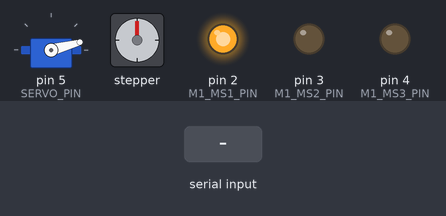
Recording of a sketch running on a simulated Arduino Uno, built with avr-gcc and run on an emulated ATmega328P. On the bench: servo, stepper motor, output pins drawn as LEDs (lit = HIGH). The test bench sets the inputs (shaded band). Stepper angles assume 200 steps per turn.

Above: at 1.2 s.
1.3 s: "30:150\n" received over Serial
At 1.46 s:
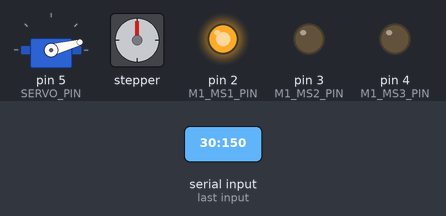
At 3.0 s:
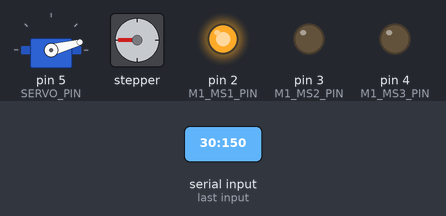
4.3 s: "V:45\n" received over Serial
At 5.7 s:
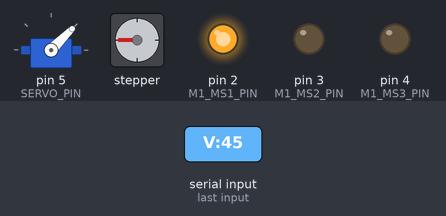
Timing chart, 0 to 7.3 s (numbered marks = the images above; inputs shaded):
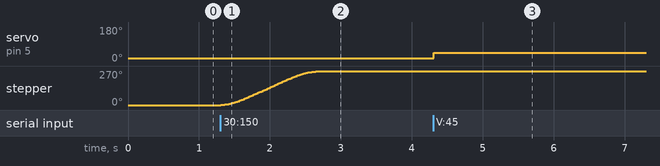

The sketch:

Sterowanie.ino
```cpp
#include <AccelStepper.h>
#include <Servo.h>

// Ustawienie pinów STEP/ DIR
#define DIR1_PIN 9
#define STEP1_PIN 8

#define DIR2_PIN 11
#define STEP2_PIN 10

#define DIR3_PIN 13
#define STEP3_PIN 12

// Ustawienie mikrokroku dla osi 1
#define M1_MS1_PIN 2
#define M1_MS2_PIN 3
#define M1_MS3_PIN 4
// Ustawienie pinu sygnałowgo dla serwa
#define SERVO_PIN 5

// SERWO
Servo myServo;
int servoPos = 15; // Pozycja początkowa serwomechanizmu

AccelStepper step1(AccelStepper::DRIVER, STEP1_PIN, DIR1_PIN);
AccelStepper step2(AccelStepper::DRIVER, STEP2_PIN, DIR2_PIN);
AccelStepper step3(AccelStepper::DRIVER, STEP3_PIN, DIR3_PIN);

// Prędkość: w steps/second
const float MAXSPEED1 = 1000000.0f / 12000.0f; // ~83.3
const float MAXSPEED2 = 1000000.0f / 7000.0f;  // 125
const float MAXSPEED3 = 1000000.0f / 7000.0f;  // 125

// Przyspieszenie
const float ACC1 = 250.0f;
const float ACC2 = 350.0f;
const float ACC3 = 350.0f;

// Komunikacja przez port szeregowy

String inputString = "";
bool stringComplete = false;

void setup() {
// Mikrokrok
  pinMode(M1_MS1_PIN, OUTPUT);
  pinMode(M1_MS2_PIN, OUTPUT);
  pinMode(M1_MS3_PIN, OUTPUT);

  digitalWrite(M1_MS1_PIN, HIGH);
  digitalWrite(M1_MS2_PIN, LOW);
  digitalWrite(M1_MS3_PIN, LOW);

// Sterowanie serwo
  myServo.attach(SERVO_PIN);
  myServo.write(servoPos);
// Parametry ruchu
  step1.setMaxSpeed(MAXSPEED1);
  step2.setMaxSpeed(MAXSPEED2);
  step3.setMaxSpeed(MAXSPEED3);

  step1.setAcceleration(ACC1);
  step2.setAcceleration(ACC2);
  step3.setAcceleration(ACC3);

  // Pozycja startowa = 0
  step1.setCurrentPosition(0);
  step2.setCurrentPosition(0);
  step3.setCurrentPosition(0);

  Serial.begin(9600);
  inputString.reserve(120);
}

void loop() {
  // Odbiór i przetwarzanie komend
  if (stringComplete) {
    parseCommand(inputString);
    inputString = "";
    stringComplete = false;
  }

  // Ruch osi
  step1.run();
  step2.run();
  step3.run();
}

void serialEvent() {
  while (Serial.available()) {
    char inChar = (char)Serial.read();
    if (inChar == '\n') {
      stringComplete = true;
    } else {
      inputString += inChar;
    }
  }
}


//'1','2','3'- pozycje w krokach
//'V' - serwo kąt
//'H'- zerowanie
void parseCommand(String cmd) {
  int sep = cmd.indexOf(':');
  if (sep == -1) return;

  char id = cmd.charAt(0);
  long val = cmd.substring(sep + 1).toInt();

  if (id == '1') {
    step1.moveTo(val);
  } else if (id == '2') {
    step2.moveTo(val);
  } else if (id == '3') {
    step3.moveTo(val);
  } else if (id == 'V') {
    servoPos = constrain(val, 0, 180);
    myServo.write(servoPos);
  } else if (id == 'H') {

    step1.setCurrentPosition(0); step1.moveTo(0);
    step2.setCurrentPosition(0); step2.moveTo(0);
    step3.setCurrentPosition(0); step3.moveTo(0);
  }
}
```

Measured:
- after the input at 1.3 s, stepper: turns 270° clockwise in 1.4 s, starting at once
- after the input at 4.3 s, servo on pin 5 (SERVO_PIN): 15° → 45° at once
